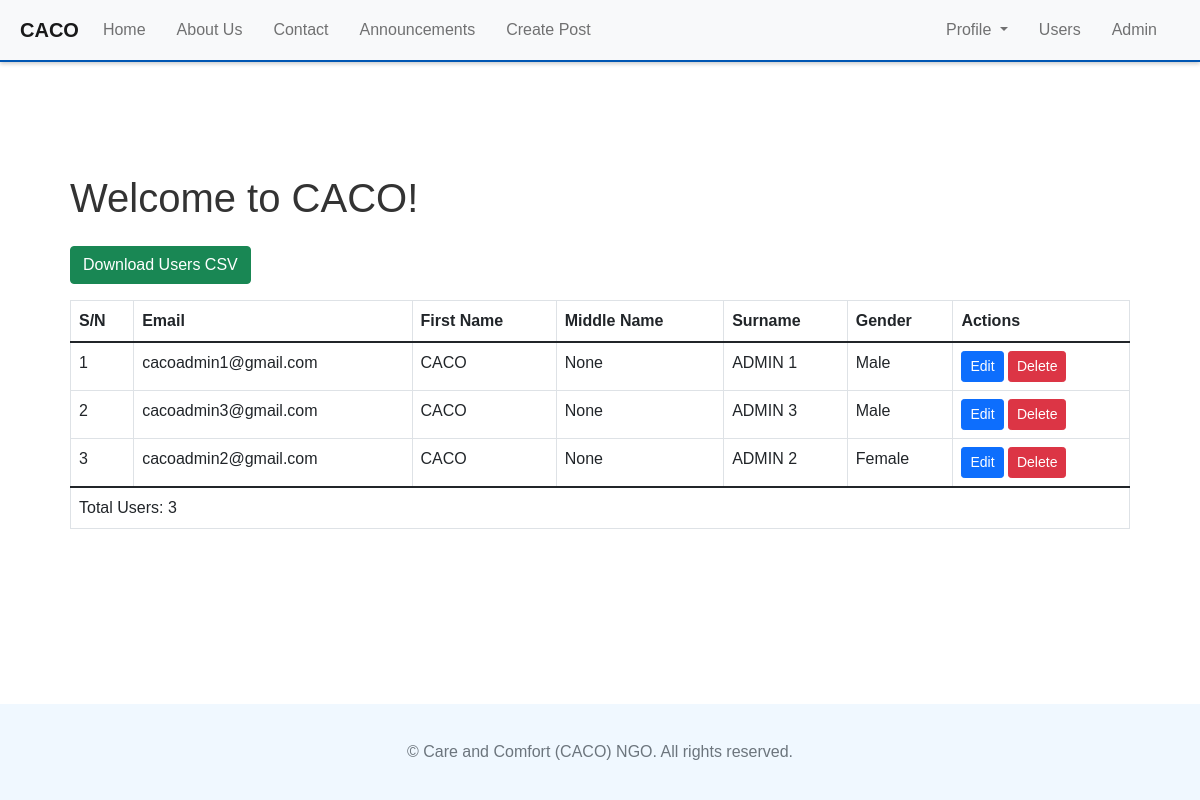
The page /users/ (signed in) on the database its author committed.
### accounts/models.py (models this page shows, shortened)
class CustomUser(AbstractBaseUser, PermissionsMixin):
    USER_TYPE_CHOICES = [
        ('local', 'Local'),
        ('staff', 'Staff'),
        ('admin', 'Admin'),
    ]
    GENDER_CHOICES = [
        ('male', 'Male'),
        ('female', 'Female'),
    ]
    PHONE_NUMBER_REGEX = r'^\+?1?\d{9,15}$'  # Example regex for international phone numbers
    first_name = models.CharField(max_length=30)
    middle_name = models.CharField(max_length=30, blank=True, null=True)
    surname = models.CharField(max_length=30)
    nida_number = models.CharField(max_length=20, blank=True, null=True)
    email = models.EmailField(unique=True, validators=[EmailValidator()])
    phone_number_1 = models.CharField(
        max_length=10,
        unique=True,
        validators=[RegexValidator(regex=PHONE_NUMBER_REGEX, message="Enter a valid phone number.")]
    )
    phone_number_2 = models.CharField(
        max_length=16,
        blank=True,
        null=True,
        unique=True,
        validators=[RegexValidator(regex=PHONE_NUMBER_REGEX, message="Enter a valid phone number.")]
    )
    passport_image = models.ImageField(upload_to='passport_images/', blank=True, null=True, default='passport_images/profile.png')
    user_type = models.CharField(max_length=10, choices=USER_TYPE_CHOICES, default='local')
    gender = models.CharField(max_length=10, choices=GENDER_CHOICES)
    is_active = models.BooleanField(default=True)
    is_staff = models.BooleanField(default=False)
    objects = CustomUserManager()
    USERNAME_FIELD = 'email'
    REQUIRED_FIELDS = ['first_name', 'surname', 'gender', 'phone_number_1']

### accounts/views.py (the view)
    def wrap(request, *args, **kwargs):
        if request.user.is_superuser:
            return function(request, *args, **kwargs)
        else:
            messages.error(request, 'You do not have permission to access this page.')
            return redirect('home')

### accounts/views.py (called while the page is built)
def admin_required(function):
    def wrap(request, *args, **kwargs):
        if request.user.is_superuser:
            return function(request, *args, **kwargs)
        else:
            messages.error(request, 'You do not have permission to access this page.')
            return redirect('home')
    return wrap

@login_required
@admin_required
def user_list(request):
    users = CustomUser.objects.all()
    return render(request, 'user_list.html', {'users': users})

### blog/templates/user_list.html (shortened to what this page needs)
{% extends 'blog/base.html' %}
{% block content %}
<div class="container mt-5">
    <h1 class="mb-4">User List</h1>
    <a href="{% url 'download_users_csv' %}" class="btn btn-success mb-3">Download Users CSV</a>
    <table class="table table-hover table-bordered">
        <thead class="thead-dark">
            <tr>
                <th>S/N</th>
                <th>Email</th>
                <th>First Name</th>
                <th>Middle Name</th>
                <th>Surname</th>
                <th>Gender</th>
                <th>Actions</th>
            </tr>
        </thead>
        <tbody>
            {% for user in users %}
            <tr>
                <td>{{ forloop.counter }}</td>
                <td>{{ user.email }}</td>
                <td>{{ user.first_name }}</td>
                <td>{{ user.middle_name }}</td>
                <td>{{ user.surname }}</td>
                <td>{{ user.get_gender_display }}</td>
                <td>
                    <a href="{% url 'edit_user' user.id %}" class="btn btn-primary btn-sm">Edit</a>
                    <a href="{% url 'delete_user' user.id %}" class="btn btn-danger btn-sm">Delete</a>
                </td>
            </tr>
            {% empty %}
            <tr>
                <td colspan="7" class="text-center">No users found.</td>
            </tr>
            {% endfor %}
        </tbody>
        {% if users %}
        <tfoot>
            <tr>
                <td colspan="7" class="text-right font-weight-bold">Total Users: {{ users|length }}</td>
            </tr>
        </tfoot>
        {% endif %}
    </table>
</div>
{% endblock %}

### static/css/style.css (style rules this page uses)
.container { flex: 1; padding: 20px; }

### blog/templates/blog/base.html (style rules this page uses)
body { display: flex; flex-direction: column; min-height: 100vh; font-family: Arial, sans-serif; color: #333; background-color: #ffffff; }
.container { flex: 1; padding: 20px; }

### rows shown on the page
CustomUser: email "cacoadmin1@gmail.com", first_name "CACO", middle_name "None", surname "ADMIN 1", gender "Male"
CustomUser: email "cacoadmin3@gmail.com", first_name "CACO", middle_name "None", surname "ADMIN 3", gender "Male"
CustomUser: email "cacoadmin2@gmail.com", first_name "CACO", middle_name "None", surname "ADMIN 2", gender "Female"

### other values the page prints
{{ users|length }} "3"
